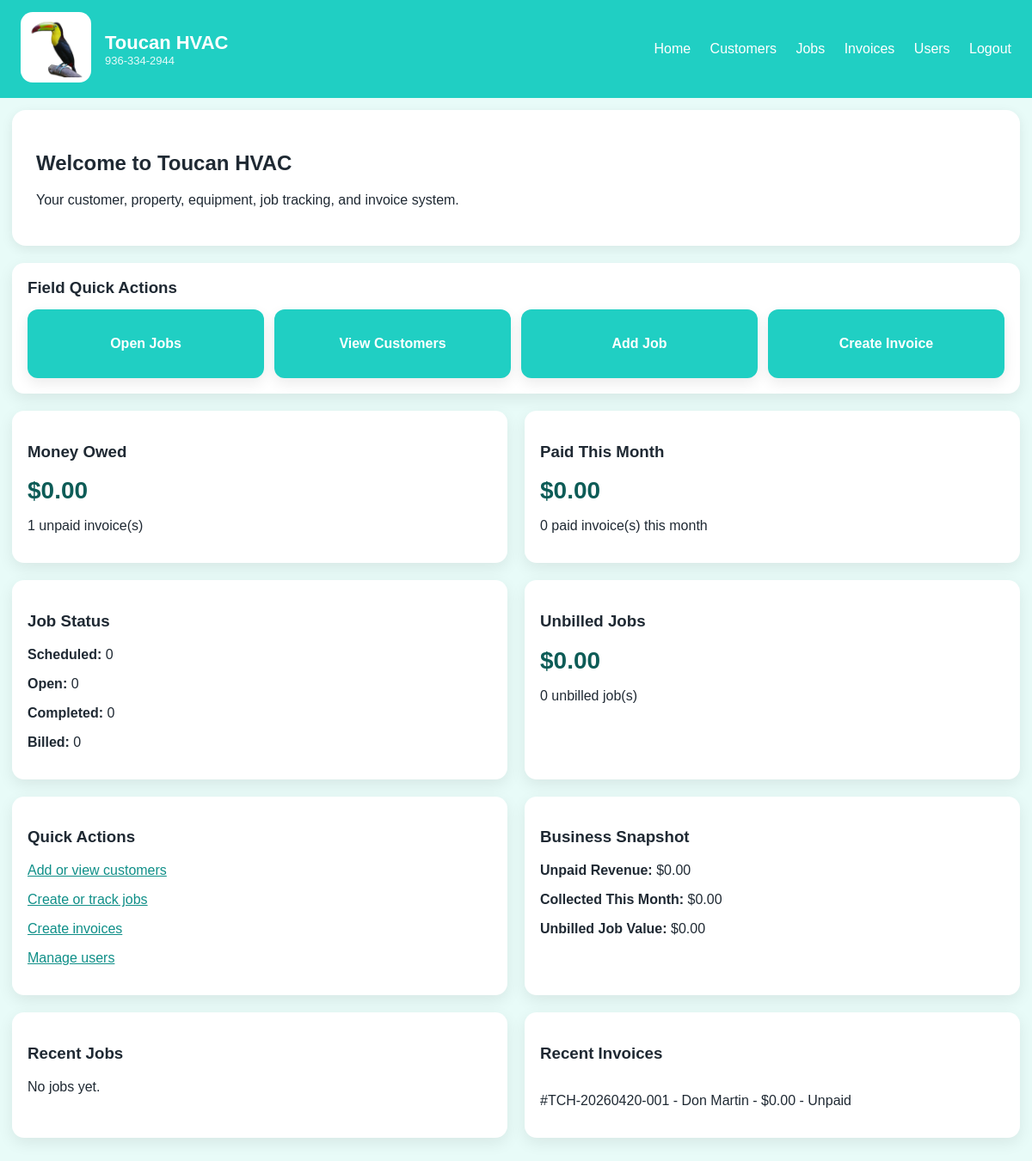
Screenshot of / (signed in) with the database file from the repository.
### app.py (models this page shows)
class Invoice(db.Model):
    id = db.Column(db.Integer, primary_key=True)
    customer_id = db.Column(db.Integer, db.ForeignKey("customer.id"), nullable=False)
    property_id = db.Column(db.Integer, db.ForeignKey("property.id"))
    invoice_number = db.Column(db.String(50))
    invoice_date = db.Column(db.String(50))
    description = db.Column(db.Text)
    amount = db.Column(db.String(50))
    status = db.Column(db.String(50), default="Unpaid")
    notes = db.Column(db.Text)

class Customer(db.Model):
    id = db.Column(db.Integer, primary_key=True)
    name = db.Column(db.String(120), nullable=False)
    phone = db.Column(db.String(30))
    email = db.Column(db.String(120))
    notes = db.Column(db.Text)
    properties = db.relationship("Property", backref="customer", cascade="all, delete-orphan", lazy=True)
    invoices = db.relationship("Invoice", backref="customer", cascade="all, delete-orphan", lazy=True)
    jobs = db.relationship("Job", backref="customer", cascade="all, delete-orphan", lazy=True)

### app.py (the view, shortened to what this page needs)
@app.route("/")
@login_required
def dashboard():
    user = current_user()
    customers = Customer.query.order_by(Customer.id.desc()).limit(10).all()
    recent_jobs = Job.query.order_by(Job.id.desc()).limit(10).all()
    invoices = Invoice.query.order_by(Invoice.id.desc()).limit(10).all()
    all_invoices = Invoice.query.all()
    unpaid_invoices = [inv for inv in all_invoices if (inv.status or "").lower() == "unpaid"]
    paid_invoices = [inv for inv in all_invoices if (inv.status or "").lower() == "paid"]
    unpaid_total = sum(money_to_float(inv.amount) for inv in unpaid_invoices)
    current_month = datetime.now().strftime("%Y-%m")
    paid_this_month_list = [
        inv for inv in paid_invoices
        if inv.invoice_date and str(inv.invoice_date).startswith(current_month)
    ]
    paid_this_month_total = sum(money_to_float(inv.amount) for inv in paid_this_month_list)
    invoice_count_this_month = len(paid_this_month_list)
    all_jobs = Job.query.all()
    scheduled_jobs = [job for job in all_jobs if (job.status or "") == "Scheduled"]
    open_jobs = [job for job in all_jobs if (job.status or "") == "Open"]
    completed_jobs = [job for job in all_jobs if (job.status or "") == "Completed"]
    billed_jobs = [job for job in all_jobs if (job.status or "") == "Billed"]
    unbilled_jobs = [job for job in all_jobs if (job.status or "") != "Billed"]
    unbilled_job_total = sum(money_to_float(job.amount_charged) for job in unbilled_jobs)
    return render_template(
        "dashboard.html",
        customers=customers,
        invoices=invoices,
        recent_jobs=recent_jobs,
        unpaid_total=unpaid_total,
        paid_this_month_total=paid_this_month_total,
        invoice_count_this_month=invoice_count_this_month,
        unpaid_count=len(unpaid_invoices),
        scheduled_count=len(scheduled_jobs),
        open_count=len(open_jobs),
        completed_count=len(completed_jobs),
        billed_count=len(billed_jobs),
        unbilled_count=len(unbilled_jobs),
        unbilled_job_total=unbilled_job_total,
        technician_view=False
    )

### app.py (called while the page is built)
def money_to_float(value):
    try:
        cleaned = str(value).replace("$", "").replace(",", "").strip()
        return float(cleaned) if cleaned else 0.0
    except:
        return 0.0

def current_user():
    user_id = session.get("user_id")
    if not user_id:
        return None
    return User.query.get(user_id)

@app.context_processor
def inject_user():
    user = current_user()
    return {
        "current_user": user,
        "is_admin": bool(user and user.role == "admin"),
        "is_technician": bool(user and user.role == "technician"),
    }

def login_required(f):
    @wraps(f)
    def wrapper(*args, **kwargs):
        if not session.get("user_id"):
            flash("Please log in.")
            return redirect(url_for("login"))
        return f(*args, **kwargs)
    return wrapper

### templates/dashboard.html (shortened to what this page needs)
{% extends "base.html" %}
{% block content %}
<div class="hero-card">
    <h2>Welcome to Toucan HVAC</h2>
    <p>Your customer, property, equipment, job tracking, and invoice system.</p>
</div>
<section class="card quick-actions-card">
    <h3>Field Quick Actions</h3>
    <div class="quick-actions-grid">
        <a class="quick-action-btn" href="{{ url_for('jobs') }}">Open Jobs</a>
        <a class="quick-action-btn" href="{{ url_for('customers') }}">View Customers</a>
        <a class="quick-action-btn" href="{{ url_for('jobs') }}">Add Job</a>
        {% if not technician_view %}
            <a class="quick-action-btn" href="{{ url_for('invoices') }}">Create Invoice</a>
        {% endif %}
    </div>
</section>
{% if technician_view %}
<div class="stats-grid">
    <div class="card">
        <h3>Technician View</h3>
        <p>You can update jobs, customer data, properties, and equipment.</p>
        <p>Financial information is hidden.</p>
    </div>
    <div class="card">
        <h3>Recent Jobs</h3>
        {% if recent_jobs %}
            <ul class="simple-list">
                {% for job in recent_jobs %}
                    <li>
                        <a href="{{ url_for('job_detail', job_id=job.id) }}">
                            {{ job.job_date }} - {{ job.customer.name }} - {{ job.status }}
                        </a>
                    </li>
                {% endfor %}
            </ul>
        {% else %}
            <p>No jobs yet.</p>
        {% endif %}
    </div>
</div>
<div class="grid-two">
    <section class="card">
        <h3>Recent Customers</h3>
        {% if customers %}
            <ul class="simple-list">
                {% for customer in customers %}
                    <li><a href="{{ url_for('customer_detail', customer_id=customer.id) }}">{{ customer.name }}</a></li>
                {% endfor %}
            </ul>
        {% else %}
            <p>No customers yet.</p>
        {% endif %}
    </section>
    <section class="card">
        <h3>Quick Actions</h3>
        <p><a href="{{ url_for('customers') }}">View customers</a></p>
        <p><a href="{{ url_for('jobs') }}">Create or update jobs</a></p>
    </section>
</div>
{% else %}
<div class="stats-grid">
    <div class="card">
        <h3>Money Owed</h3>
        <p class="big-number">${{ "%.2f"|format(unpaid_total) }}</p>
        <p>{{ unpaid_count }} unpaid invoice(s)</p>
    </div>
    <div class="card">
        <h3>Paid This Month</h3>
        <p class="big-number">${{ "%.2f"|format(paid_this_month_total) }}</p>
        <p>{{ invoice_count_this_month }} paid invoice(s) this month</p>
    </div>
</div>
<div class="stats-grid">
    <div class="card">
        <h3>Job Status</h3>
        <p><strong>Scheduled:</strong> {{ scheduled_count }}</p>
        <p><strong>Open:</strong> {{ open_count }}</p>
        <p><strong>Completed:</strong> {{ completed_count }}</p>
        <p><strong>Billed:</strong> {{ billed_count }}</p>
    </div>
    <div class="card">
        <h3>Unbilled Jobs</h3>
        <p class="big-number">${{ "%.2f"|format(unbilled_job_total) }}</p>
        <p>{{ unbilled_count }} unbilled job(s)</p>
    </div>
</div>
<div class="stats-grid">
    <div class="card">
        <h3>Quick Actions</h3>
        <p><a href="{{ url_for('customers') }}">Add or view customers</a></p>
        <p><a href="{{ url_for('jobs') }}">Create or track jobs</a></p>
        <p><a href="{{ url_for('invoices') }}">Create invoices</a></p>
        <p><a href="{{ url_for('users') }}">Manage users</a></p>
    </div>
    <div class="card">
        <h3>Business Snapshot</h3>
        <p><strong>Unpaid Revenue:</strong> ${{ "%.2f"|format(unpaid_total) }}</p>
        <p><strong>Collected This Month:</strong> ${{ "%.2f"|format(paid_this_month_total) }}</p>
        <p><strong>Unbilled Job Value:</strong> ${{ "%.2f"|format(unbilled_job_total) }}</p>
    </div>
</div>
<div class="grid-two">
    <section class="card">
        <h3>Recent Jobs</h3>
        {% if recent_jobs %}
            <ul class="simple-list">
                {% for job in recent_jobs %}
                    <li>
                        <a href="{{ url_for('job_detail', job_id=job.id) }}">
                            {{ job.job_date }} - {{ job.customer.name }} - {{ job.status }}
                        </a>
                    </li>
                {% endfor %}
            </ul>
        {% else %}
            <p>No jobs yet.</p>
        {% endif %}
    </section>
    <section class="card">
        <h3>Recent Invoices</h3>
        {% if invoices %}
            <ul class="simple-list">
                {% for invoice in invoices %}
                    <li>
                        #{{ invoice.invoice_number or invoice.id }} -
                        {{ invoice.customer.name }} -
                        ${{ invoice.amount or "0.00" }} -
                        {{ invoice.status }}
                    </li>
                {% endfor %}
            </ul>
        {% else %}
            <p>No invoices yet.</p>
        {% endif %}
    </section>
</div>
{% endif %}
{% endblock %}

### templates/base.html (shortened to what this page needs)
<!DOCTYPE html>
<html lang="en">
<head>
    <link rel="stylesheet" href="{{ url_for('static', filename='style.css') }}">
</head>
<body>
    <header class="topbar">
        <div class="brand">
            <div class="logo-wrap">
                <img src="{{ url_for('static', filename='logo.png') }}" alt="Toucan HVAC logo" class="logo" onerror="this.style.display='none'">
            </div>
            <div>
                <h1>Toucan HVAC</h1>
                <p>936-334-2944</p>
            </div>
        </div>
        {% if current_user %}
        <nav class="nav">
            <a href="{{ url_for('dashboard') }}">Home</a>
            <a href="{{ url_for('customers') }}">Customers</a>
            <a href="{{ url_for('jobs') }}">Jobs</a>
            {% if is_admin %}
                <a href="{{ url_for('invoices') }}">Invoices</a>
                <a href="{{ url_for('users') }}">Users</a>
            {% endif %}
            <a href="{{ url_for('logout') }}">Logout</a>
        </nav>
        {% endif %}
    </header>
    <main class="container">
        {% block content %}{% endblock %}
    </main>
</body>
</html>

### static/style.css (style rules this page uses)
body { font-family: Arial, sans-serif; margin: 0; background: #f4f6f8; color: #1f2933; }
.topbar { background: #0f3d57; color: white; padding: 18px 24px; display: flex; justify-content: space-between; align-items: center; gap: 20px; flex-wrap: wrap; }
.brand { display: flex; align-items: center; gap: 16px; }
.brand h1 { margin: 0; font-size: 28px; }
.brand p { margin: 4px 0 0; }
.logo { width: 70px; height: 70px; object-fit: contain; background: white; border-radius: 14px; padding: 6px; }
.nav a { color: white; text-decoration: none; margin-left: 18px; font-weight: bold; }
.container { max-width: 1200px; margin: 24px auto; padding: 0 16px 32px; }
.card, .hero-card { background: white; border-radius: 16px; padding: 20px; box-shadow: 0 4px 14px rgba(0,0,0,0.08); margin-bottom: 20px; }
.hero-card { padding: 28px; }
.grid-two, .stats-grid { display: grid; grid-template-columns: 1fr 1fr; gap: 20px; }
.simple-list { list-style: none; padding: 0; margin: 0; }
.simple-list li { padding: 10px 0; border-bottom: 1px solid #e7edf3; }
.simple-list li:last-child { border-bottom: none; }
.big-number { font-size: 42px; font-weight: bold; margin: 0; }
body { background: #e8fbf8; }
.topbar { background: #20cfc3; color: white; padding: 14px 24px; display: flex; justify-content: space-between; align-items: center; }
.topbar h1 { color: white; margin: 0; font-size: 22px; }
.topbar p { margin: 0; font-size: 13px; opacity: 0.9; }
.nav a { color: white; text-decoration: none; margin-left: 18px; font-weight: 500; }
.card { background: white; border-radius: 10px; padding: 18px; box-shadow: 0 6px 18px rgba(0,0,0,0.08); }
.big-number { font-size: 28px; font-weight: bold; color: #0d5c57; }
a { color: #0f8f88; }
html { -webkit-text-size-adjust: 100%; }
body { overflow-x: hidden; }
.container { width: 100%; max-width: 1200px; margin: 0 auto; padding: 14px; box-sizing: border-box; }
.simple-list li { padding: 14px 0; line-height: 1.4; }
.card { border-radius: 14px; }
.hero-card { border-radius: 16px; }
.quick-actions-card h3 { margin-top: 0; margin-bottom: 14px; }
.quick-actions-grid { display: grid; grid-template-columns: repeat(4, 1fr); gap: 12px; }
.quick-action-btn { display: flex; align-items: center; justify-content: center; min-height: 56px; padding: 12px; background: #20cfc3; color: white; text-decoration: none; border-radius: 12px; font-weight: 700; text-align: center; box-shadow: 0 6px 16px rgba(0, 0, 0, 0.08); }

### rows the page displays
Invoice: invoice_number "TCH-20260420-001", customer.name "Don Martin", amount "0.00", status "Unpaid"

### other values shown
{{ "%.2f"|format(unpaid_total) }} "0.00"
{{ unpaid_count }} "1"
{{ "%.2f"|format(paid_this_month_total) }} "0.00"
{{ invoice_count_this_month }} "0"
{{ scheduled_count }} "0"
{{ open_count }} "0"
{{ completed_count }} "0"
{{ billed_count }} "0"
{{ "%.2f"|format(unbilled_job_total) }} "0.00"
{{ unbilled_count }} "0"
